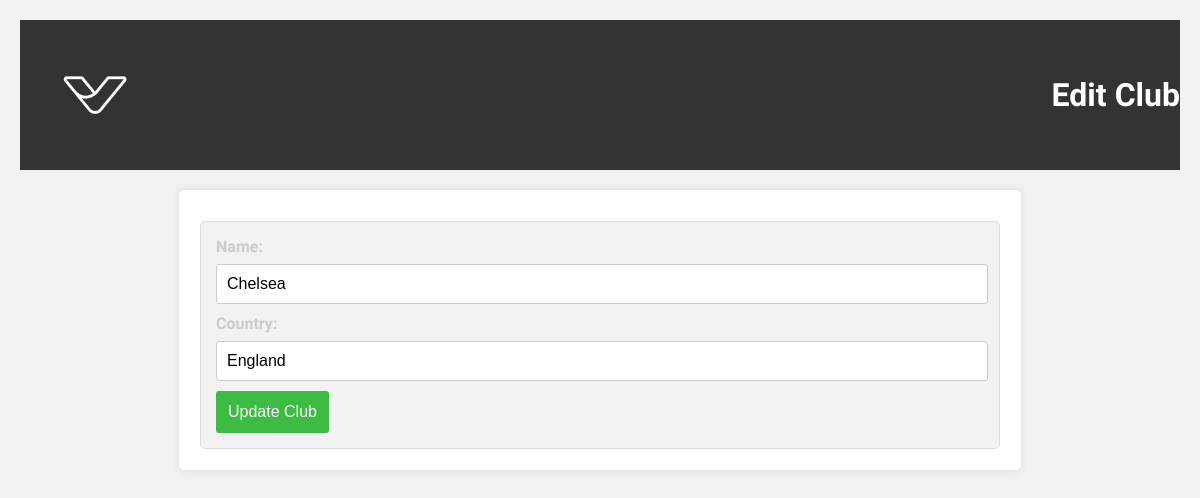
The app's page /clubs/3, older data.
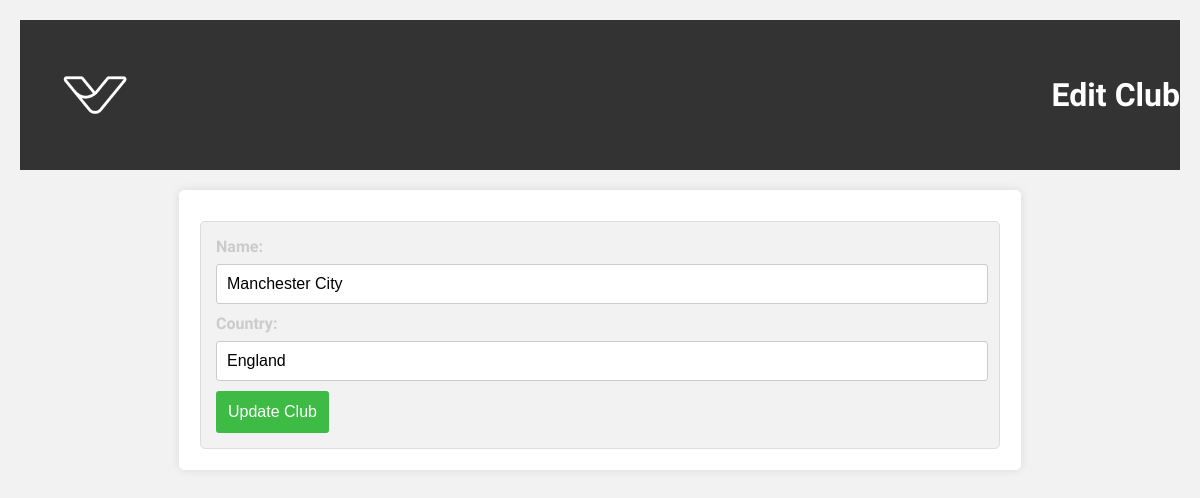
The same page, newer data.
### app.py (models this page shows, shortened)
class Club(db.Model):
    __tablename__ = 'club'
    id = db.Column(db.Integer, primary_key=True)
    name = db.Column(db.String(100), nullable=False)
    country = db.Column(db.String(100))

### app.py (the view)
@app.route('/clubs/<int:club_id>', methods=['GET', 'POST'])
def club(club_id):
    club = Club.query.get_or_404(club_id)
    if request.method == 'POST':
        data = request.form
        club.name = data.get('name', club.name)
        club.country = data.get('country', club.country)
        db.session.commit()
        return redirect(url_for('clubs'))
    return render_template('edit_club.html', club=club)

### templates/edit_club.html (shortened to what this page needs)
<!DOCTYPE html>
<html lang="en">
<head>
    <link rel="stylesheet" href="{{url_for('static', filename='style.css')}}">
</head>
<body>
    <header>
        <img src="{{url_for('static', filename='assets/logo.png')}}">
        <h1>Edit Club</h1>
    </header>
    <main>
        <section id="edit-club">
            <form action="{{url_for('club', club_id=club.id)}}" method="post">
                <label for="name">Name:</label>
                <input type="text" id="name" name="name" value="{{club.name}}" required><br>
                <label for="country">Country:</label>
                <input type="text" id="country" name="country" value="{{club.country}}" required><br>
                <button type="submit">Update Club</button>
            </form>
        </section>
    </main>
</body>
</html>

Row changes from the older to the newer data that the page shows:
changed Club "England": name "Chelsea" → "Manchester City"
